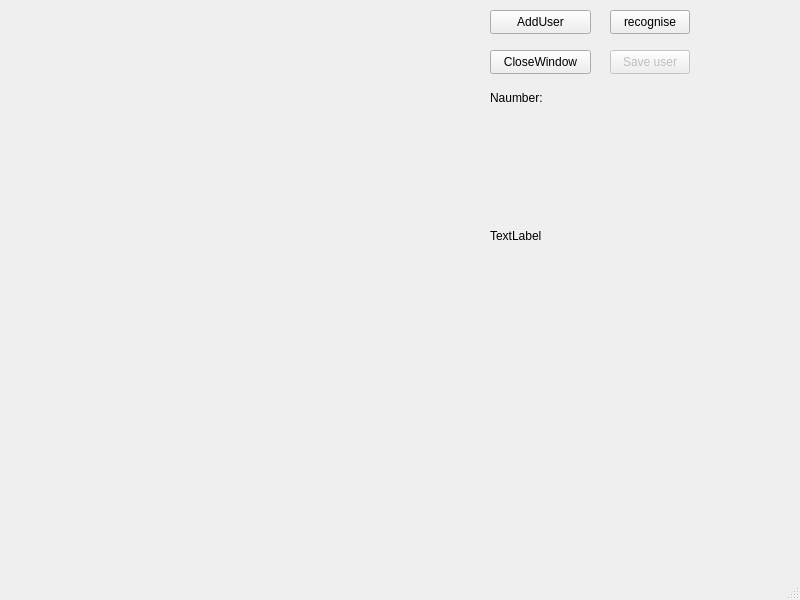
<?xml version="1.0" encoding="UTF-8"?>
<ui version="4.0">
 <class>MainWindow</class>
 <widget class="QMainWindow" name="MainWindow">
  <property name="geometry">
   <rect>
    <x>0</x>
    <y>0</y>
    <width>800</width>
    <height>600</height>
   </rect>
  </property>
  <property name="windowTitle">
   <string>MainWindow</string>
  </property>
  <widget class="QWidget" name="centralwidget">
   <widget class="QPushButton" name="scanButton">
    <property name="geometry">
     <rect>
      <x>490</x>
      <y>10</y>
      <width>101</width>
      <height>24</height>
     </rect>
    </property>
    <property name="text">
     <string>AddUser</string>
    </property>
   </widget>
   <widget class="QPushButton" name="closeVideoOutputButton">
    <property name="geometry">
     <rect>
      <x>490</x>
      <y>50</y>
      <width>101</width>
      <height>24</height>
     </rect>
    </property>
    <property name="text">
     <string>CloseWindow</string>
    </property>
   </widget>
   <widget class="QPushButton" name="saveButton">
    <property name="enabled">
     <bool>false</bool>
    </property>
    <property name="geometry">
     <rect>
      <x>610</x>
      <y>50</y>
      <width>80</width>
      <height>24</height>
     </rect>
    </property>
    <property name="text">
     <string>Save user</string>
    </property>
   </widget>
   <widget class="QLabel" name="label">
    <property name="geometry">
     <rect>
      <x>490</x>
      <y>90</y>
      <width>71</width>
      <height>16</height>
     </rect>
    </property>
    <property name="text">
     <string>Naumber:</string>
    </property>
   </widget>
   <widget class="QLabel" name="resLabel">
    <property name="geometry">
     <rect>
      <x>580</x>
      <y>90</y>
      <width>131</width>
      <height>16</height>
     </rect>
    </property>
    <property name="text">
     <string/>
    </property>
   </widget>
   <widget class="QLabel" name="labelVideo">
    <property name="geometry">
     <rect>
      <x>0</x>
      <y>0</y>
      <width>481</width>
      <height>361</height>
     </rect>
    </property>
    <property name="text">
     <string/>
    </property>
   </widget>
   <widget class="QPushButton" name="recogniseButton">
    <property name="geometry">
     <rect>
      <x>610</x>
      <y>10</y>
      <width>80</width>
      <height>24</height>
     </rect>
    </property>
    <property name="text">
     <string>recognise</string>
    </property>
   </widget>
   <widget class="QLabel" name="logLabel">
    <property name="geometry">
     <rect>
      <x>490</x>
      <y>110</y>
      <width>301</width>
      <height>251</height>
     </rect>
    </property>
    <property name="text">
     <string>TextLabel</string>
    </property>
   </widget>
  </widget>
  <widget class="QMenuBar" name="menubar">
   <property name="geometry">
    <rect>
     <x>0</x>
     <y>0</y>
     <width>800</width>
     <height>27</height>
    </rect>
   </property>
  </widget>
  <widget class="QStatusBar" name="statusbar"/>
 </widget>
 <resources/>
 <connections/>
</ui>
